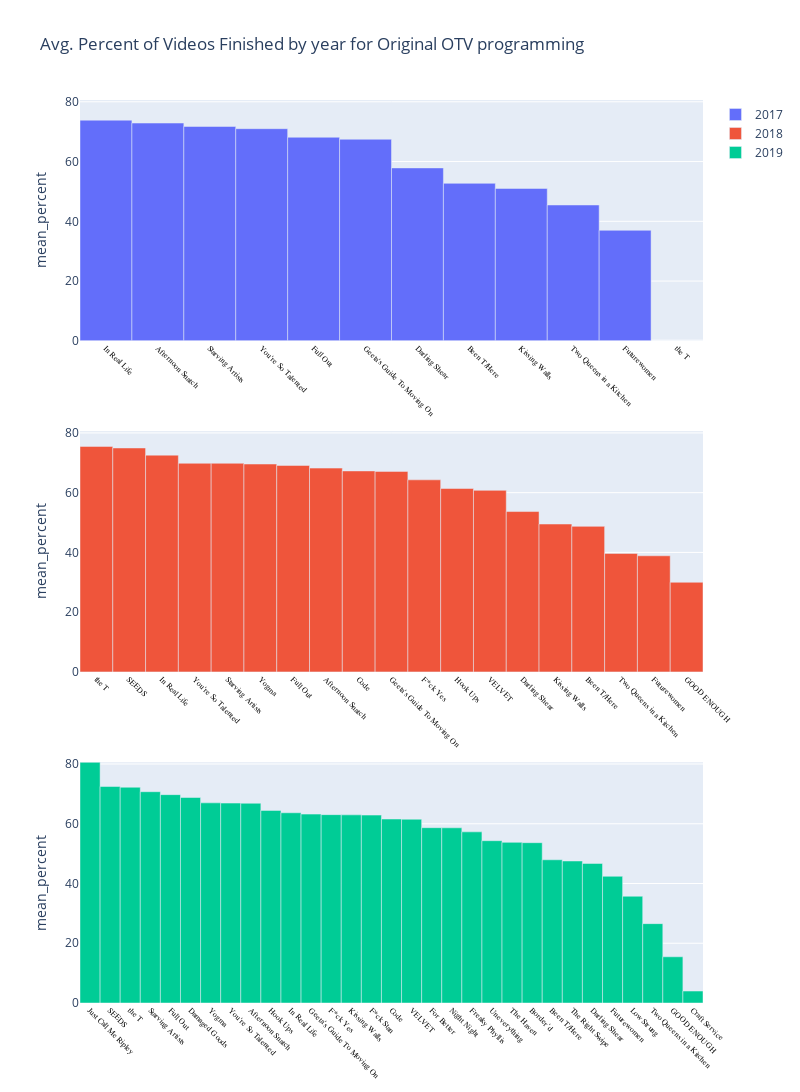

Notebook cell for this chart:
### Code cell
fig = plot_engagement('mean_percent', video_df, project_type='ORIGINALS', agg_func=np.mean)
fig.update_layout(title='Avg. Percent of Videos Finished by year for Original OTV programming')
fig.show()

### Figure 1 — Plotly figure (JSON) as saved in the notebook; plotly's stock layout.template omitted (floating-point values rounded to 4 significant figures)
{"data": [{"name": "2017", "type": "bar", "width": 1, "x": ["In Real Life", "Afternoon Snatch", "Starving Artists", "You're So Talented", "Full Out", "Geeta's Guide To Moving On", "Darling Shear", "Been T/Here", "Kissing Walls\n", "Two Queens in a Kitchen", "Futurewomen", "the T"], "xaxis": "x", "y": [73.85, 72.89, 71.75, 71, 68.14, 67.47, 57.88, 52.71, 51, 45.46, 36.99, 0], "yaxis": "y"}, {"name": "2018", "type": "bar", "width": 1, "x": ["the T", "SEEDS", "In Real Life", "You're So Talented", "Starving Artists", "Yogma", "Full Out", "Afternoon Snatch", "Code", "Geeta's Guide To Moving On", "F*ck Yes", "Hook Ups", "VELVET", "Darling Shear", "Kissing Walls\n", "Been T/Here", "Two Queens in a Kitchen", "Futurewomen", "GOOD ENOUGH"], "xaxis": "x2", "y": [75.49, 74.96, 72.56, 69.83, 69.83, 69.59, 69.11, 68.22, 67.27, 67.12, 64.3, 61.38, 60.77, 53.68, 49.5, 48.71, 39.66, 38.87, 30], "yaxis": "y2"}, {"name": "2019", "type": "bar", "width": 1, "x": ["Just Call Me Ripley", "SEEDS", "the T", "Starving Artists", "Full Out", "Damaged Goods", "Yogma", "You're So Talented", "Afternoon Snatch", "Hook Ups", "In Real Life", "Geeta's Guide To Moving On", "F*ck Yes", "Kissing Walls\n", "F*ck Stan", "Code", "VELVET", "For Better", "Night Night", "Freaky Phyllis", "Uneverything", "The Haven", "Border'd", "Been T/Here", "The Right Swipe", "Darling Shear", "Futurewomen", "Low Strung", "Two Queens in a Kitchen", "GOOD ENOUGH", "Craft Service"], "xaxis": "x3", "y": [80.61, 72.47, 72.23, 70.73, 69.75, 68.79, 67, 66.92, 66.86, 64.47, 63.68, 63.23, 63.06, 62.98, 62.91, 61.58, 61.52, 58.69, 58.64, 57.29, 54.33, 53.77, 53.67, 47.94, 47.54, 46.72, 42.42, 35.74, 26.56, 15.47, 4], "yaxis": "y3"}], "layout": {"height": 1200, "title": {"text": "Avg. Percent of Videos Finished by year for Original OTV programming"}, "width": 800, "xaxis": {"anchor": "y", "domain": [0, 1], "tickangle": 45, "tickfont": {"color": "black", "family": "Rockwell", "size": 8}}, "xaxis2": {"anchor": "y2", "domain": [0, 1], "tickangle": 45, "tickfont": {"color": "black", "family": "Rockwell", "size": 8}}, "xaxis3": {"anchor": "y3", "domain": [0, 1], "tickangle": 45, "tickfont": {"color": "black", "family": "Rockwell", "size": 8}}, "yaxis": {"anchor": "x", "domain": [0.7333, 1], "range": [0, 80.61], "title": {"text": "mean_percent"}}, "yaxis2": {"anchor": "x2", "domain": [0.3667, 0.6333], "range": [0, 80.61], "title": {"text": "mean_percent"}}, "yaxis3": {"anchor": "x3", "domain": [0, 0.2667], "range": [0, 80.61], "title": {"text": "mean_percent"}}}}
